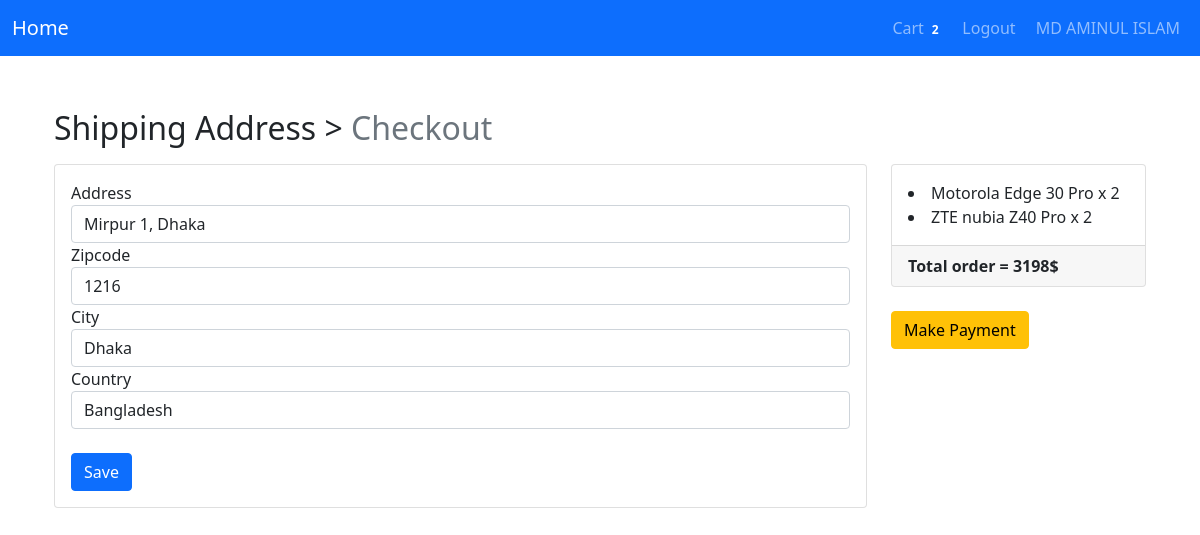
The page /payment/checkout/ (signed in) on the database as committed earlier.
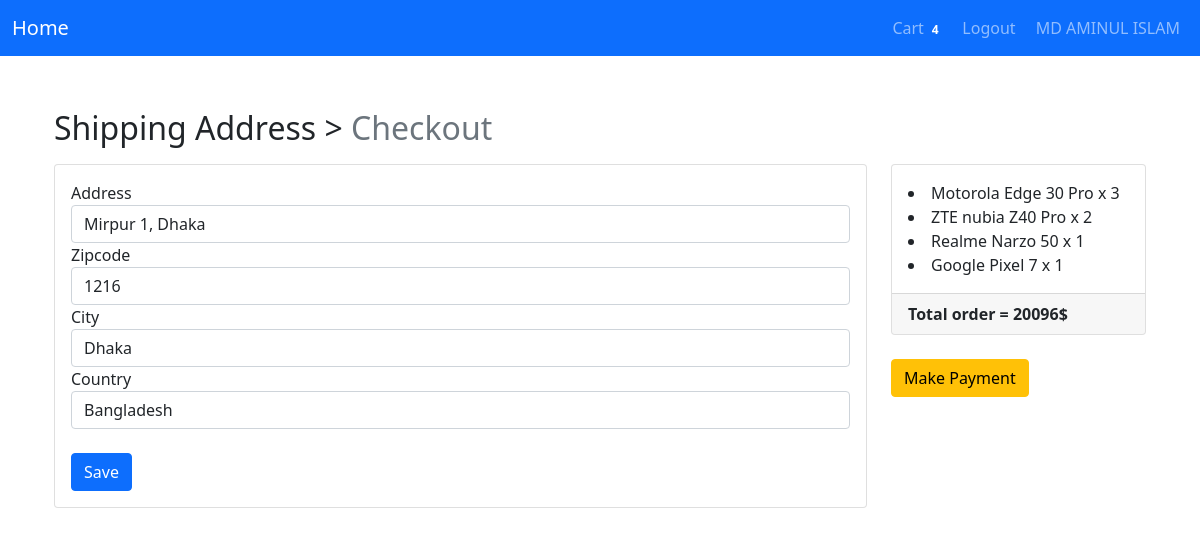
The same page on the database as committed later.
### Login/models.py (models this page shows, shortened)
class User(AbstractBaseUser, PermissionsMixin):
    email = models.EmailField(unique=True, null=False)
    is_staff = models.BooleanField(
        gettext_lazy('staff Status'),
        default = False,
        help_text = gettext_lazy('Designates whether the user can login this site')
    )
    is_active = models.BooleanField(
        gettext_lazy('active'),
        default = True,
        help_text = gettext_lazy('Designates whether this user should be treated as active. Unselect this instead of deleting accounts')
    )
    USERNAME_FIELD = 'email'
    object = MyUserManager()

class Profile(models.Model):
    user = models.OneToOneField(User, on_delete=models.CASCADE, related_name='profile')
    username = models.CharField(max_length=200, blank=True)
    full_name = models.CharField(max_length=250, blank=True)
    first_address = models.TextField(max_length=500, blank=True)
    city = models.CharField(max_length=50, blank=True)
    zip_code = models.CharField(max_length=20, blank=True)
    country = models.CharField(max_length=60, blank=True)
    phone = models.CharField(max_length=30, blank=True)
    joined_date = models.DateTimeField(auto_now_add=True)

### Order/models.py (models this page shows, shortened)
class CartToOrder(models.Model):
    orderitems = models.ManyToManyField(Cart)
    user = models.ForeignKey(settings.AUTH_USER_MODEL, on_delete=models.CASCADE)
    allready_ordered = models.BooleanField(default=False)
    order_time = models.DateTimeField(auto_now_add=True)
    payment_ID = models.CharField(max_length=264, blank=True, null=True)
    order_ID = models.CharField(max_length=264, blank=True, null=True)
    def get_totals(self):
        total = 0
        for orderitem in self.orderitems.all():
            total += float(orderitem.get_total())
        return total

class Cart(models.Model):
    user = models.ForeignKey(settings.AUTH_USER_MODEL, on_delete=models.CASCADE,  related_name="cart")
    item = models.ForeignKey(Product, on_delete=models.CASCADE)
    quantity = models.IntegerField(default=1)
    allready_purchased = models.BooleanField(default=False)
    cart_added = models.DateTimeField(auto_now_add=True)
    cart_updated = models.DateTimeField(auto_now=True)
    def get_total(self):
        total = self.item.price*self.quantity
        float_total = format(total, '0.2f')
        return float_total

### Shop/models.py (models this page shows, shortened)
class Product(models.Model):
    Product_image = models.ImageField(upload_to='Products')
    Product_name = models.CharField(max_length=250)
    Category = models.ForeignKey(Category, on_delete=models.CASCADE, related_name='category')
    sort_details = models.TextField(max_length=300, verbose_name='sort_details')
    full_details = models.TextField(max_length=3000, verbose_name='full_details')
    price = models.FloatField()
    old_price = models.FloatField(default=0.00)
    created_date = models.DateTimeField(auto_now_add=True)
    update_date = models.DateTimeField(auto_now=True)
    class Meta:
        ordering = ['-created_date']

### Payment/views.py (the view)
# urls.py: path('checkout/', views.checkout, name="checkout"),
@login_required
def checkout(request):
    saved_address = ShippingAddress.objects.get_or_create(user=request.user)
    saved_address = saved_address[0]
    form = ShippingForm(instance=saved_address)
    if request.method == "POST":
        form = ShippingForm(request.POST, instance=saved_address)
        if form.is_valid():
            form.save()
            form = ShippingForm(instance=saved_address)
            messages.info(request, "Your Address in saved!")
    order_qs = CartToOrder.objects.filter(user=request.user, allready_ordered=False)
    order_items = order_qs[0].orderitems.all()
    order_total = order_qs[0].get_totals()
    return render(request, 'Payment/checkout.html', context={"form":form, "order_items":order_items, "order_total":order_total, "saved_address":saved_address})

### Payment/forms.py
class ShippingForm(forms.ModelForm):
    class Meta:
        model = ShippingAddress
        fields = ['address', 'zipcode', 'city', 'country']

### Order/templatetags/cart_tag.py (called while the page is built)
@register.filter
def cart_total(user):
    order = CartToOrder.objects.filter(user=user, allready_ordered=False)
    if order.exists():
        return order[0].orderitems.count()
    else:
        return 0

### Payment/models.py (called while the page is built)
    def is_fully_filled(self):
        field_names = [f.name for f in self._meta.get_fields()]
        for field_name in field_names:
            value = getattr(self, field_name)
            if value is None or value=='':
                return False
        return True

### templates/payment/checkout.html (shortened to what this page needs)
{% extends 'base.html' %}
{% load crispy_forms_tags %}
{% block body %}
<div class="container mt-5">
  <h2 class="mb-3">
    Shipping Address > <span class="text-muted">Checkout</span>
  </h2>
  <div class="row">
    <div class="col-md-9">
      <div class="card mb-5" style="height: auto">
        <div class="card-body">
          <form method="POST">
            {{form|crispy}}
            <br>
            <button type="submit" class="btn btn-primary float-right">Save</button>
          </form>
        </div>
      </div>
    </div>
    <div class="col-md-3">
      <div class="card" style="height:auto">
        <div class="card-body">
          <div class="list-group list-group-flush">
            {% for order_item in order_items %}
              <li clas="list-group-item">{{order_item.item.Product_name}} x {{order_item.quantity}}</li>
            {% endfor %}
          </div>
        </div>
        <div class="card-footer">
          <span class="float-left"><b>Total order = </b></span>
          <span class="float-right"><b>{{order_total|floatformat}}$</b></span>
        </div>
      </div>
      <br>
      {% if saved_address.is_fully_filled %}
        <a href="{% url 'Payment:payment' %}" class="btn btn-warning btn-md">Make Payment</a>
      {% else %}
        <div class="aler alert-info">
          <p>Fill up all information to make payment!</p>
        </div>
      {% endif %}
    </div>
  </div>
</div>
{% endblock %}

### templates/navmenu.html (shortened to what this page needs)
{% load cart_tag %}
<nav class="navbar navbar-expand-lg navbar-dark bg-primary">
  <div class="container-fluid">
    <a class="navbar-brand" href="/">Home</a>
    <ul class="nav navbar-nav navbar-right">
      {% if user.is_authenticated %}
      <li class="nav-item">
        <a class="nav-link" href="{% url 'Order:cart' %}">Cart<span class="badge badge-light">{{ request.user | cart_total}}</span></a>
      </li>
        <a class="nav-link" href="{% url 'Login:signout' %}">Logout</a>
        <li class="nav-item">
      <a class="nav-link" href="{% url 'Login:profile' %}"><img class="rounded-circle" width="30px" src="" alt=""> {{user.profile.full_name}}</a>
      </li>
      {% endif %}
    </ul>
  </div>
</nav>

Rows that differ between the two databases and show on the page:
changed User "MD AMINUL ISLAM": user|cart_total "2" → "4"
changed Cart "Motorola Edge 30 Pro": quantity "2" → "3"
added Cart: item.Product_name "Realme Narzo 50", quantity "1"
added Cart: item.Product_name "Google Pixel 7", quantity "1"
Other text that changed with them:
{{ order_total|floatformat }}: "3198" → "20096"
